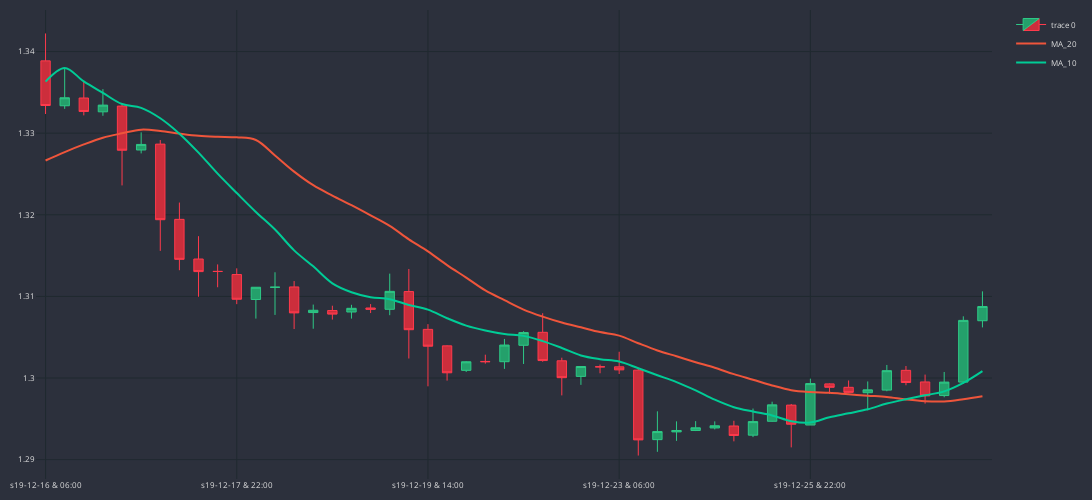

The notebook cell saved with this chart:
### Code cell
cp = CandlePlotting(df_an.iloc[15:65])

cp.show_plot(line_traces=[MA_L, MA_S])
